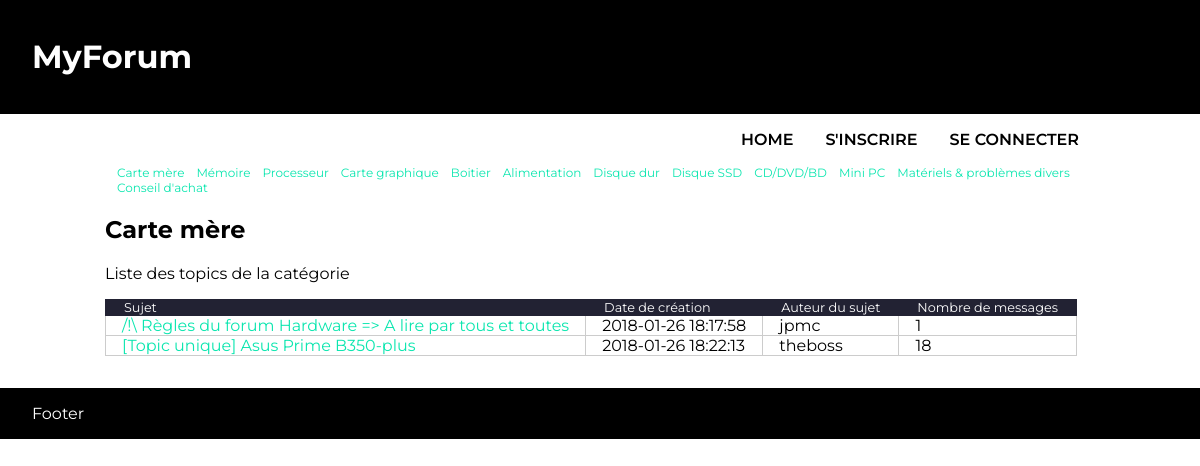
Page /?page=topic_list&category=1 on the committed database.
### tables this page shows
CREATE TABLE `category` (
  `id_category` int(11) NOT NULL,
  `label` varchar(60) NOT NULL
);

CREATE TABLE `topic` (
  `id_topic` int(11) NOT NULL,
  `title` varchar(60) NOT NULL,
  `date_creation` timestamp NULL DEFAULT NULL,
  `id_user` int(11) NOT NULL,
  `id_category` int(11) NOT NULL
);

CREATE TABLE `user` (
  `id_user` int(11) NOT NULL,
  `login` varchar(60) NOT NULL,
  `password` varchar(60) NOT NULL,
  `id_role` int(11) NOT NULL
);

### functions.php (called while the page is built, shortened)
<?php
function getConnection()
{
    $link = mysqli_connect(DB_HOST, DB_USER, DB_PASS, DB_NAME);
	mysqli_set_charset($link,"utf8mb4");
    return $link;
}
function getCategoryList()
{
    $link = getConnection();
    $sql = "SELECT * FROM category";
    $statement = mysqli_prepare($link,$sql);
    mysqli_stmt_execute($statement);
    mysqli_stmt_bind_result($statement,$b_id,$b_label);
    $category_list = [];
    while(mysqli_stmt_fetch($statement))
    {
        $category_list[] = [
            "id" => $b_id,
            "label" => $b_label
        ];
    }
    return $category_list;
}
function getCategoryLabel($id_category)
{
    $link = getConnection();
    $sql = "SELECT label FROM category WHERE id_category=?";
    $statement = mysqli_prepare($link, $sql);
    mysqli_stmt_bind_param($statement,"i",$id_category);
    mysqli_stmt_execute($statement);
    mysqli_stmt_bind_result($statement,$category_label);
    return $category_label;
}
function getTopicList($id_category)
{
    $link = getConnection();
    $sql = "SELECT topic.id_topic,topic.title,topic.date_creation,user.login
        FROM topic
        JOIN user
        ON topic.id_user = user.id_user
        WHERE topic.id_category =?";
    $statement = mysqli_prepare($link,$sql);
    mysqli_stmt_bind_param($statement,"i",$id_category);
    mysqli_stmt_execute($statement);
    mysqli_stmt_bind_result($statement,$b_id_topic,$b_title,$b_date_creation,$b_user_login);
    $topic_list = [];
    while(mysqli_stmt_fetch($statement))
    {
        $topic_list[] = [
            "id" => $b_id_topic,
            "title" => $b_title,
            "date" => $b_date_creation,
            "user" => $b_user_login
        ];
    }
    return $topic_list;
}
function getNbrPostsInTopic($id_topic)
{
    $link = getConnection();
    $sql = "SELECT COUNT(*) as nbr FROM post WHERE id_topic =?";
    $statement = mysqli_prepare($link, $sql);
    mysqli_stmt_bind_param($statement,"i",$id_topic);
    mysqli_stmt_execute($statement);
    mysqli_stmt_bind_result($statement,$nbr_posts);
    return $nbr_posts;
}
?>

### index.php (called while the page is built, shortened)
<?php
require "functions.php";
$page = $_SESSION["my_get"]["page"];
switch($page)
{
	case "topic_list":  											$page_file = "topic_list.php";break;
}
include "commons/nav.php";
include "pages/".$page_file;
include "commons/footer.php";
?>

### commons/nav_category.php (the view)
<?php
$category_list = getCategoryList();
$html_category_menu = "";
foreach ($category_list as $category)
{
    $html_category_menu .= "<li><a href=\"?page=topic_list&category=".$category["id"]."\">".htmlentities($category["label"])."</a></li>";
}
?>
<nav id="category-menu" class="main-wrap">
    <ul>
        <?php echo $html_category_menu; ?>
    </ul>
</nav>

### pages/topic_list.php (shortened to what this page needs)
<?php
if(isset($_SESSION["my_get"]["category"]))
{
    $id_category = $_SESSION["my_get"]["category"];
    $category_label = getCategoryLabel($id_category);
}
if($category_label == '')
{
    header("Location: ?page=404");
    die();
}
else
{
    $html = "";
    $topic_list = getTopicList($id_category);
    if(empty($topic_list))
    {
        $html .= "<p>Il n'y a aucun sujet dans cette catégorie. ¯\_(ツ)_/¯</p>";
    }
    else
    {
        $nbr_posts = 0;
        $html .= "<table>";
        $html .= "<thead><tr><th>Sujet</th><th>Date de création</th><th>Auteur du sujet</th><th>Nombre de messages</th></tr></thead>";
        foreach ($topic_list as $topic)
        {
            $nbr_posts = getNbrPostsInTopic($topic["id"]);
            $html .= "<tr id=\"".$topic["id"]."\"><td><a href=\"?page=topic&topic=".$topic["id"]."\">".htmlentities($topic["title"])."</td><td>".$topic["date"]."</td><td>".htmlentities($topic["user"])."</td><td>".$nbr_posts."</td></tr>";
        }
        $html .= "</table>";
    }
include "commons/nav_category.php";
?>
    <section class="main-wrap">
        <h2><?php echo htmlentities($category_label) ?></h2>
        <p>Liste des topics de la catégorie</p>
    </section>
    <section id="topic-list" class="main-wrap">
        <?php echo $html; ?>
    </section>
<?php
}
?>

### assets/css/style.css (style rules this page uses)
body { margin:0;padding:0;font-family:'Montserrat',Arial, Helvetica, sans-serif; }
.main-wrap { max-width:990px;margin:0 auto; }
a { text-decoration:none;color:#0be6af; }
nav ol,nav ul { list-style-type:none;margin:0;padding:0; }
nav a,nav a:hover { text-decoration:none; }
#category-menu ul { display:flex;flex-wrap:wrap;font-size:0.75em; }
#category-menu ul li { padding-left:1em; }
#category-list table,#topic-list table { border-collapse:collapse;border:1px solid #223; }
#category-list table th,#topic-list table th { padding:0 1.4em;border:1px solid #223;background-color:#223;color:#fff;text-align:left;font-size:0.8em;font-weight:400; }
#category-list table td,#topic-list table td { padding:0 1em;border:1px solid #ccc; }

### rows in the picture
category: label "Carte mère"
category: label "Mémoire"
category: label "Processeur"
category: label "Carte graphique"
category: label "Boitier"
category: label "Alimentation"
category: label "Disque dur"
category: label "Disque SSD"
category: label "CD/DVD/BD"
category: label "Mini PC"
category: label "Matériels & problèmes divers"
category: label "Conseil d'achat"
topic: title "/!\\ Règles du forum Hardware => A lire par tous et toutes", date_creation "2018-01-26 18:17:58", id_user.login "jpmc", nbr_posts "1"
topic: title "[Topic unique] Asus Prime B350-plus", date_creation "2018-01-26 18:22:13", id_user.login "theboss", nbr_posts "18"

### other values in the picture
$category_label "Carte mère"
